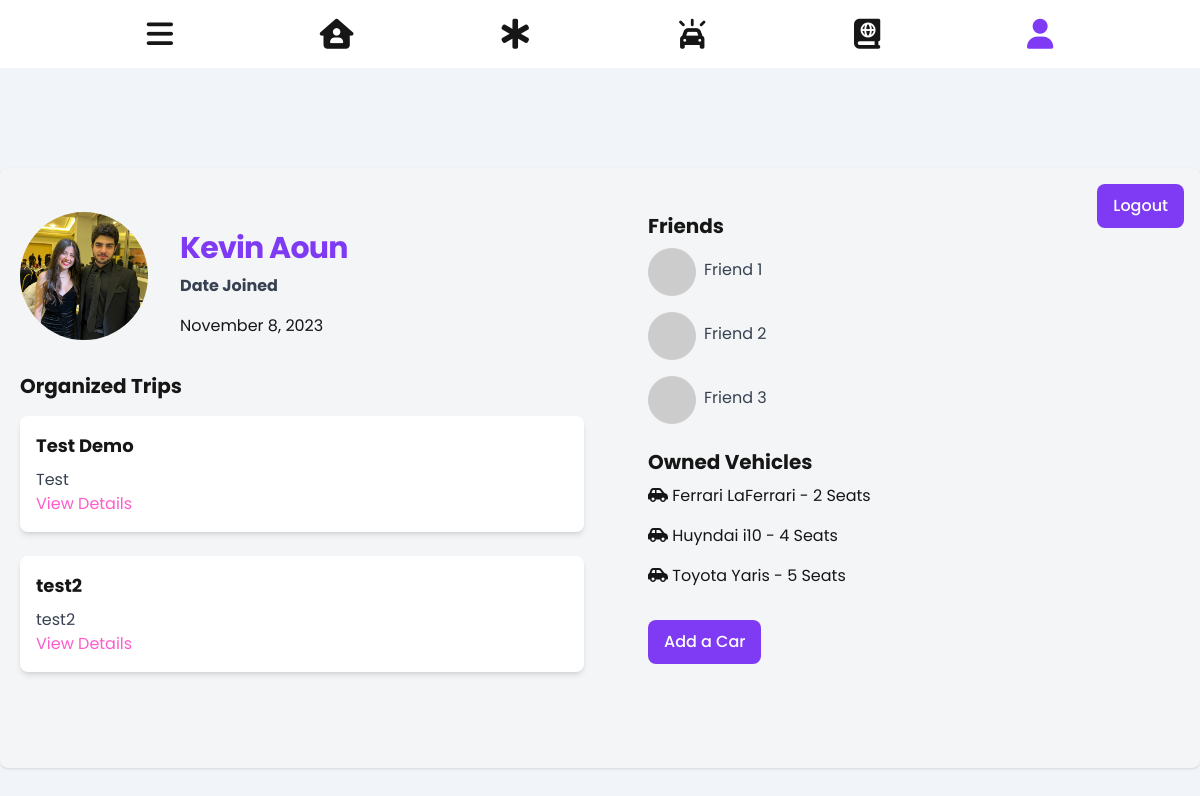
Screenshot of /profile/ (signed in) with the database file from the repository.
### core/models.py (models this page shows, shortened)
class Person(models.Model):
    id_prefix = 'P'
    user = models.OneToOneField(settings.AUTH_USER_MODEL, on_delete=models.CASCADE)
    personID = models.CharField(max_length=50, blank=True, primary_key=True)
    gender = models.CharField(max_length=100,choices=GENDER_CHOICES)
    image = models.ImageField(upload_to='person_images/', blank=True)
    dob = models.DateField()

class Trip(models.Model):
    id_prefix = "T"
    image = models.ImageField(blank=True, null=True)
    name = models.CharField(max_length=200, null=True)
    tripID = models.CharField(max_length=500, blank=True, primary_key=True)
    userID = models.ForeignKey(Person, on_delete=models.CASCADE)
    orgID = models.ForeignKey('Organization', on_delete=models.CASCADE, blank=True, null=True)
    plateNb = models.ForeignKey('Vehicle', on_delete=models.CASCADE)
    rideDate = models.DateTimeField()
    description = models.TextField(null=True)
    nbParticipants = models.PositiveIntegerField()
    departure = models.CharField(max_length=255)
    isCompleted = models.BooleanField(default=False)
    isFeatured = models.BooleanField(default=False)
    isBookmarked = models.BooleanField(default=False)
    participants = models.ManyToManyField('Person', default='', blank=True, related_name='participants')

class Vehicle(models.Model):
    plateNb = models.CharField(max_length=500, blank=True, primary_key=True)
    userID = models.ForeignKey(Person, on_delete=models.CASCADE)
    model = models.CharField(max_length=255)
    make = models.CharField(max_length=255)
    color = models.CharField(max_length=255)
    nbSeats = models.PositiveIntegerField()

### core/views.py (the view)
# urls.py: path('profile/', views.user_profile, name='userProfile'),
def user_profile(request, *args, **kwargs):
    logged_person = request.user.person
    my_cars = Vehicle.objects.filter(userID=logged_person).order_by('-plateNb')
    my_trips = Trip.objects.filter(userID = request.user.person).order_by('-rideDate')
    context = {
        "cars": my_cars,
        'my_trips' : my_trips,
    }
    return render(request, 'profile.html', context)

### core/templates/profile.html (shortened to what this page needs)
{% extends 'core.html' %}
{% block profile_content%}
<body class="bg-slate-100">
    <div class="h-screen flex flex-col items-center justify-center">
        <div class="w-full max-w-7xl h-3/4 bg-light rounded-lg shadow p-5 grid grid-cols-1 md:grid-cols-2 gap-8 mx-4 relative">
            <div class="mt-6">
                <div class="flex items-center space-x-8">
                    <img class="w-32 h-32 object-cover rounded-full" src="{{request.user.person.image.url}}" alt="Profile Image">
                    <div class="mt-4">
                        <h1 class="text-2xl font-bold leading-tight tracking-tight md:text-3xl color-sec mb-2">
                            {{request.user.first_name}} {{request.user.last_name}}
                        </h1>
                        <p class="text-gray-700 mb-4 font-bold">Date Joined</p>
                        {{ request.user.date_joined|date:"F j, Y" }}
                    </div>
                </div>
                <h2 class="text-xl font-bold mb-4 mt-8">Organized Trips</h2>
                <div class="grid grid-cols-1 gap-4">
                    {% if my_trips %}
                    {% for trip in my_trips|slice:":2"%}
                    <div class="bg-white rounded-lg p-4 shadow-md mb-2">
                        <h3 class="text-lg font-bold mb-2">{{trip.name}}</h3>
                        <p class="text-gray-700">{{trip.description}}</p>
                        <a href="#" class="color-pink hover:underline">View Details</a>
                    </div>
                    {%endfor%}
                    {%else%}
                    <p>No Trips yet. <a href="{% url 'createTrip'%}" class="hover:underline color-sec font-bold">Create your First Trip</a></p>
                    {%endif%}
                </div>
            </div>
            <div class="mx-8">
                <a href="{% url 'frontendLogout' %}"><button class="bg-sec text-white font-medium rounded-lg px-4 py-2.5 absolute top-4 right-4 focus:outline-none focus:ring-4 focus:ring-primary-300">Logout</button></a>
                <h2 class="text-xl font-bold mb-2 mt-6">Friends</h2>
                <div class="space-y-4">
                    <div class="flex items-center space-x-2">
                        <img class="w-12 h-12 object-cover rounded-full" src="https://via.placeholder.com/50" alt="Friend 1">
                        <div>
                            <p class="text-gray-700 mb-1"><a href="#">Friend 1</a></p>
                        </div>
                    </div>
                    <div class="flex items-center space-x-2">
                        <img class="w-12 h-12 object-cover rounded-full" src="https://via.placeholder.com/50" alt="Friend 2">
                        <div>
                            <p class="text-gray-700 mb-1"><a href="#">Friend 2</a></p>
                        </div>
                    </div>
                    <div class="flex items-center space-x-2">
                        <img class="w-12 h-12 object-cover rounded-full" src="https://via.placeholder.com/50" alt="Friend 3">
                        <div>
                            <p class="text-gray-700 mb-1"><a href="#">Friend 3</a></p>
                        </div>
                    </div>
                </div>
                <h2 class="text-xl font-bold mb-2 mt-6">Owned Vehicles</h2>
                <ul class="list-none pl-0 ">
                    {% if cars %}
                        {% for car in cars %}
                            <li class="mb-4">
                                <i class="fa-solid fa-car-side"></i>
                                {{ car.make }} {{car.model}} - {{car.nbSeats}} Seats
                            </li>
                        {% endfor %}
                    {%else%}
                        <p>No cars yet.</p>
                    {%endif%}
                </ul>
                <button class="bg-sec text-white font-medium rounded-lg px-4 py-2.5 top-4 right-4 focus:outline-none focus:ring-4 focus:ring-primary-300 mt-4"><a href="{% url 'createCar' %}">Add a Car</a></button>
            </div>
        </div>
    </div>
</body>
{%endblock%}

### core/templates/core.html (shortened to what this page needs)
{% load static %}
<!DOCTYPE html>
<html lang="en">
<head>
    <link href="https://cdn.jsdelivr.net/npm/tailwindcss@2.2.19/dist/tailwind.min.css" rel="stylesheet">
    <link rel="stylesheet" href="https://cdnjs.cloudflare.com/ajax/libs/font-awesome/6.4.2/css/all.min.css" />
    <link rel="stylesheet" type="text/css" href='{% static "dist/output.css" %}'>
    <link rel="stylesheet" type="text/css" href='{% static "dist/styles.css" %}'>
</head>
<body class="h-full">
    <nav class="bg-white p-4">
        <ul class="flex justify-evenly space-x-4">
            <li><button id="toggleSidebarOn" href="" class="transition-all hover:color-sec">
                <i class="fa-solid fa-bars text-3xl"></i>
            </button></li>
            <li><a href="{% url 'home' %}" class="transition-all hover:text-purple-500 {% if request.path == '/home/' %}color-sec{% endif %}" title="Home">
                <i class="fa-solid fa-house-user text-3xl"></i>
            </a></li>
            <li><a href="{% url 'feed' %}" class="transition-all hover:text-purple-500 {% if request.path == '/feed/' %}color-sec{% endif %}" title="Feed">
                <i class="fa-solid fa-star-of-life text-3xl"></i>
            </a></li>
            <li><a href="{% url 'createTrip' %}" class="transition-all hover:text-purple-500 {% if request.path == '/createTrip/' %}color-sec{% endif %}" title="New Trip">
                <i class="fa-solid fa-car-on text-3xl"></i>
            </a></li>
            <li><a href="{% url 'myTrips' %}" class="transition-all hover:text-purple-500 {% if request.path == '/myTrips/' %}color-sec{% endif %}" title="My Trips">
                <i class="fa-solid fa-book-atlas text-3xl"></i>
            </a></li>
            <li><a href="{% url 'userProfile' %}" class="transition-all hover:text-purple-500 {% if request.path == '/profile/' %}color-sec{% endif %}" title="Profile">
                <i class="fa-solid fa-user text-3xl"></i>
            </a></li>
        </ul>
    </nav>
    <section id="main-content" class="bg-slate-100 min-h-screen h-full w-screen pb-4">
        {%block profile_content%}{%endblock%}
    </section>
</body>
</html>

### rows the page displays
Trip: name "Test Demo", description "Test"
Trip: name "test2", description "test2"
Vehicle: make "Ferrari", model "LaFerrari", nbSeats "2"
Vehicle: make "Huyndai", model "i10", nbSeats "4"
Vehicle: make "Toyota", model "Yaris", nbSeats "5"

### other values shown
{{ request.user.first_name }} "Kevin"
{{ request.user.last_name }} "Aoun"
{{ request.user.date_joined|date:"F j, Y" }} "November 8, 2023"
